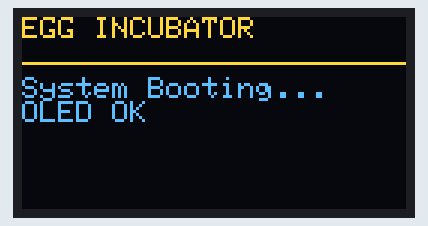
Simulated run of this sketch. Board: ESP32. Shown: 128×64 one-colour display. The OLED is the two-colour kind (top 16 rows yellow).

Above: at 0.1 s.

The sketch:

oled_interface_esp32.ino
```cpp
#include <Wire.h>
#include <Adafruit_GFX.h>
#include <Adafruit_SSD1306.h>

#define SCREEN_WIDTH 128
#define SCREEN_HEIGHT 64

#define OLED_RESET    -1
#define OLED_ADDR     0x3C

Adafruit_SSD1306 display(SCREEN_WIDTH, SCREEN_HEIGHT, &Wire, OLED_RESET);

void setup() {
  Serial.begin(115200);

  Wire.begin(21, 22);   // ESP32 I2C pins

  if (!display.begin(SSD1306_SWITCHCAPVCC, OLED_ADDR)) {
    Serial.println("OLED init failed");
    while (1);
  }

  display.clearDisplay();

  // ---- Header (Yellow zone) ----
  display.setTextSize(1);
  display.setTextColor(SSD1306_WHITE);
  display.setCursor(0, 0);
  display.println("EGG INCUBATOR");

  display.drawLine(0, 15, 127, 15, SSD1306_WHITE);

  // ---- Body (Blue zone) ----
  display.setCursor(0, 20);
  display.println("System Booting...");
  display.println("OLED OK");

  display.display();
}

void loop() {
  // nothing yet
}
```
